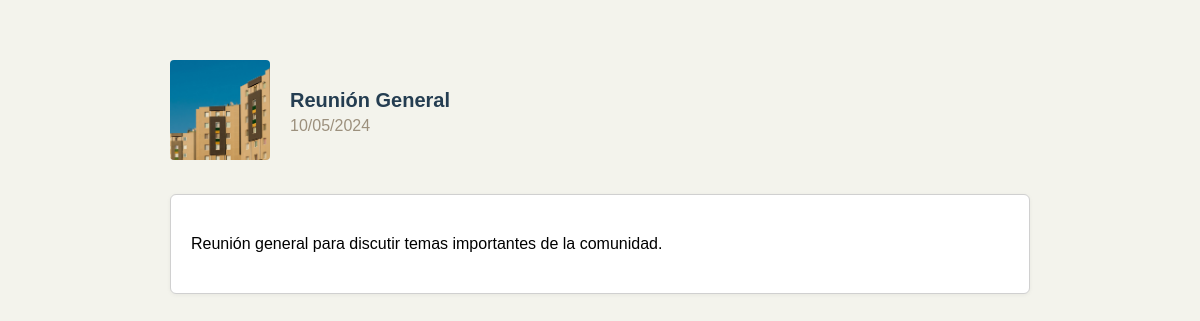
The page /web/src/eventos/detalle.php?id=1 on the database its author committed.
### tables this page shows
CREATE TABLE IF NOT EXISTS eventos (
    id_evento INT AUTO_INCREMENT PRIMARY KEY,
    titulo VARCHAR(100) NOT NULL,
    descripcion VARCHAR(255) NOT NULL,
    fecha DATE NOT NULL,
    id_usuario INT NOT NULL,
    CONSTRAINT fk_eventos_usuarios FOREIGN KEY (id_usuario) REFERENCES usuarios(id_usuario)
);

### backend/src/eventos/detalle.php (the view)
<?php
include __DIR__ . '/../conexion_BBDD/conexion_db_pm.php';
if (isset($_GET['id'])) {
    $id_evento = intval($_GET['id']);
    $sql = "SELECT * FROM eventos WHERE id_evento = $id_evento";
    $resultado = $pdo->query($sql);
    if ($resultado->rowCount() > 0) {
        $evento = $resultado->fetch();
        echo
            "<div class='evento-header'>
                <div class='evento-imagen'>
                    <img src='../../etc/assets/img/bloque.jpg' alt='Imagen del evento'>
                </div>
                <div class='evento-info'>
                    <h2 class='titulo-evento'>" . $evento ['titulo'] . " </h2>
                    <p class='detalle-evento'>" . date('d/m/Y', strtotime($evento['fecha'])) . " </p>
                </div>
            </div>
            <div class='descripcion-evento'>
                <p> ". $evento ['descripcion'] . " </p>
            </div>";
    } else {
        echo "<p>Evento no encontrado.</p>";
    }
} else {
    echo "<p>ID del evento no proporcionado.</p>";
}
?>

### web/src/eventos/detalle.css (style rules this page uses)
* { font-family: Arial, sans-serif; box-sizing: border-box; }
body.fondo-cuerpo { background-color: #f3f3ec; margin: 0; padding: 0; }
.evento-header { display: flex; align-items: center; gap: 20px; margin-bottom: 30px; }
.evento-imagen img { width: 100px; height: 100px; object-fit: cover; border-radius: 4px; }
.evento-info { flex: 1; }
.titulo-evento { color: #243D51; font-size: 20px; margin: 0 0 5px 0; text-align: left; }
.detalle-evento { color: #9c907d; margin: 0; text-align: left; }
.descripcion-evento { background-color: #ffffff; padding: 20px; border-radius: 6px; border: 1px solid #d0d0d0; box-shadow: 0 1px 4px rgba(0, 0, 0, 0.05); line-height: 1.6; }

### rows shown on the page
eventos: titulo "Reunión General", fecha "10/05/2024", descripcion "Reunión general para discutir temas importantes de la comunidad."
